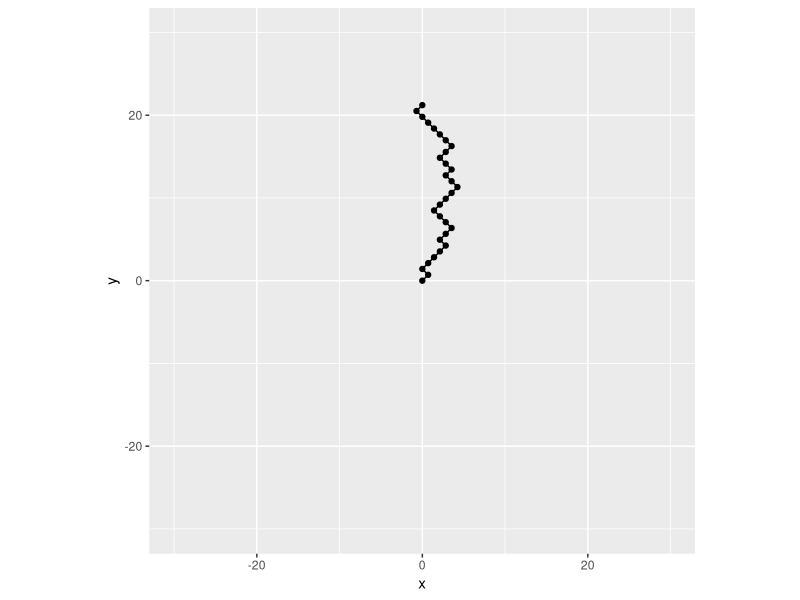

The R script that drew this image:
#--------------------------------------------------------------------
# Script Name:   rotater.R
# Description:   Rotation function with point options
# Author:        Brandon Monier
# Created:       2019-10-30 at 15:20:56
# Last Modified: 2019-10-30 at 15:23:33
#--------------------------------------------------------------------

#--------------------------------------------------------------------
# Detailed Purpose:
#    The main purpose of this Rscript is to generate a function
#    that will rotate a pair of coordinates {x, y} around either
#    (A) the origin (default) or (B) a specified point.
#--------------------------------------------------------------------

# === Preamble ======================================================

## Load packages ----
library(ggplot2)
library(magrittr)


## Make rotational function ----
rotater <- function(px, py, cx = 0, cy = 0, angle) {

    angle <- angle * pi / 180

    s <- sin(angle)
    c <- cos(angle)

    x_rot <- c * (px - cx) - s * (py - cy) + cx
    y_rot <- s * (px - cx) - c * (py - cy) + cy

    return(cbind(x = x_rot, y = y_rot))
}



# === Unit tests ====================================================

## Parameters ----
n     <- 30
theta <- -135
min   <- -n
max   <- n
samp  <- sample(x = seq_len(n), size = n, replace = FALSE)


## Iterate ----
tmp_ls <- list(x = 0, y = 0)
for (i in seq_len(n)) {
    if (samp[i] %% 2 == 0) {
        theta2 <- theta
    } else {
        theta2 <- -theta
    }

    last_x <- tail(x = tmp_ls$x, n = 1)
    last_y <- tail(x = tmp_ls$y, n = 1)

    tmp_rot <- rotater(
        px = last_x,
        py = last_y + 1,
        cx = last_x,
        cy = last_y,
        angle = theta2
    )

    tmp_ls$x[i + 1] <- tmp_rot[1]
    tmp_ls$y[i + 1] <- tmp_rot[2]
}
tmp_ls <- do.call("rbind", tmp_ls) %>%
    t() %>%
    tibble::as_tibble()


## Sanity check ----

### Parameters
# min <- -3
# max <- abs(min)
# angle <- pi / 2

### Iterate
# tmp1 <- cbind(x = 0, y = 0)
# tmp2 <- rotater(0, 1, angle = angle)
# tmp3 <- rotater(px = tmp2[1], py = , cx = tmp2[1], cy = tmp2[2], angle = -angle)
# tmp4 <- rotater(0, 3, cx = tmp3[1], cy = tmp3[2], angle = angle)
# tmp5 <- rotater(0, 4, cx = tmp4[1], cy = tmp4[2], angle = -angle)


### Iterate (2)
# angle <- -135
# tmp1 <- rotater(0, 1, 0, 0, angle = angle)
# tmp2 <- rotater(tmp1[1], tmp1[2] + 1, tmp1[1], tmp1[2], angle = -angle)
# tmp3 <- rotater(tmp2[1], tmp2[2] + 1, tmp2[1], tmp2[2], angle = angle)



# sanity <- tibble::tibble(
#     x = c(0, tmp1[1], tmp2[1], tmp3[1]),
#     y = c(0, tmp1[2], tmp2[2], tmp3[2])
# )

tmp_ls %>%
    ggplot() +
    aes(x, y) +
    geom_path() +
    geom_point() +
    xlim(min, max) +
    ylim(min, max) +
    coord_fixed()



# ## Visualize ----
# tmp_ls %>%
#     t() %>%
#     tibble::as_tibble() %>%
#     ggplot() +
#     aes(x, y) +
#     geom_path() +
#     geom_point()












